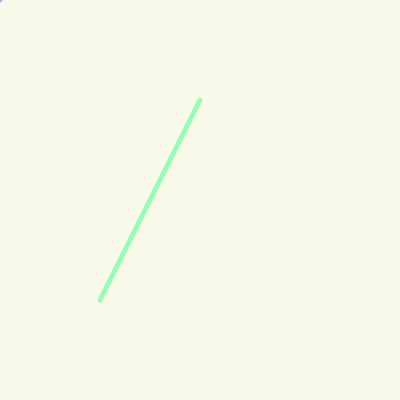
Frame 1 (no input)
Frame 60 (no input): identical to frame 1, image omitted
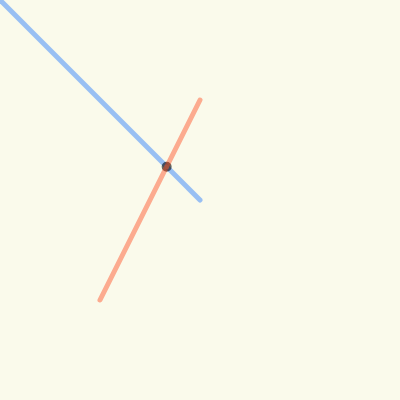
Frame 120 (the mouse pressed at the canvas centre since frame 60)

The p5.js sketch that drew these frames (run headless with seeded random() and noise() and a simulated clock; from frame 60 on, the mouse is pressed at the canvas centre):

// p5.js sketch
// ── sketch.js

//line intersection

//'use strict';
function setup() {

    createCanvas( 400, 400 );

}

function draw() {

    background( 250, 250, 235 );

    strokeWeight( 5 );

    // dynamic mouse conrolled line
    stroke( 0, 100, 255, 100 );
    line( 0, 0, mouseX, mouseY );

    // static line

    // check if it intersects with out dynamic line
    // if it does, color it red else green
    let intersect = new p5.Vector();
    let intersectionDetected = segmentIntersection( 0, 0, mouseX, mouseY, 100, 300, 200, 100, intersect );
    if ( intersectionDetected ) {

        stroke( 0, 150 );
        ellipse( intersect.x, intersect.y, 5, 5 );

        console.log( intersect.x );
        stroke( 255, 50, 0, 100 );

    } else {

        stroke( 0, 255, 100, 100 );

    }

    line( 100, 300, 200, 100 );

}


// write up docs for this

/// \brief Determine the intersection between two lines.
/// \param lineAstartX, lineAstartY - Start points for first line.
/// \param lineAendX, lineAendY - End point for first line.
/// \param lineBstartX, lineBstartY -  Starting points for second line.
/// \param lineBendX, lineBendY - End points for second line.
/// \param intersection - p5.vector or object reference in which to store the computed intersection point.
/// \returns True if the lines intersect.

function segmentIntersection( lineAstartX, lineAstartY, lineAendX, lineAendY,
    lineBstartX, lineBstartY, lineBendX, lineBendY, intersection ) {

    let diffLAx, diffLAy;
    let diffLBx, diffLBy;
    let compareA, compareB;

    diffLAx = lineAendX - lineAstartX;
    diffLAy = lineAendY - lineAstartY;
    diffLBx = lineBendX - lineBstartX;
    diffLBy = lineBendY - lineBstartY;

    compareA = ( diffLAx * lineAstartY ) - ( diffLAy * lineAstartX );
    compareB = ( diffLBx * lineBstartY ) - ( diffLBy * lineBstartX );

    if (
        (
            ( ( diffLAx * lineBstartY - diffLAy * lineBstartX ) < compareA ) ^
            ( ( diffLAx * lineBendY - diffLAy * lineBendX ) < compareA )
        )
        &&
        (
            ( ( diffLBx * lineAstartY - diffLBy * lineAstartX ) < compareB ) ^
            ( ( diffLBx * lineAendY - diffLBy * lineAendX ) < compareB )
        )
    )
    {

        let lDetDivInv = 1 / ( ( diffLAx * diffLBy ) - ( diffLAy * diffLBx ) );
        intersection.x = - ( ( diffLAx * compareB ) - ( compareA * diffLBx ) ) * lDetDivInv;
        intersection.y = - ( ( diffLAy * compareB ) - ( compareA * diffLBy ) ) * lDetDivInv;

        return true;

    }

    return false;

}
